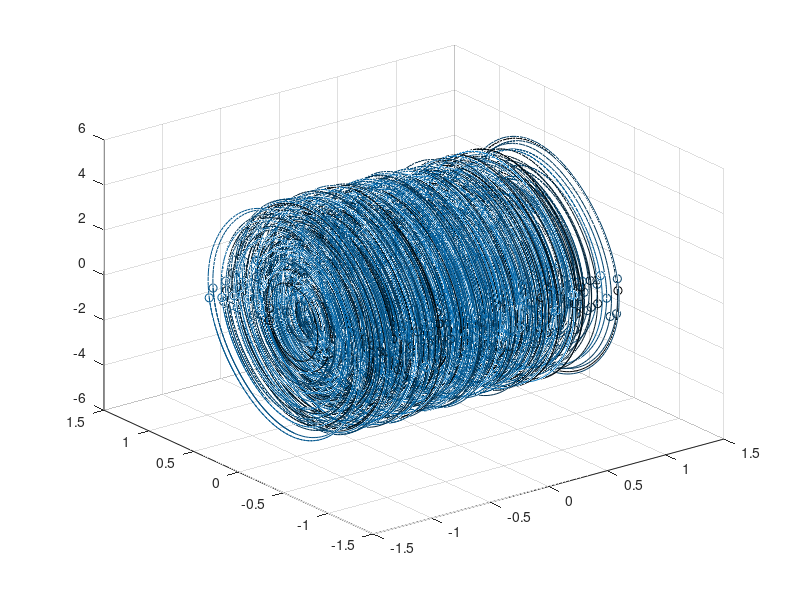

Write MATLAB code to recreate this figure. (Note: this script raises an error after producing the figure.)
% Conclusión interesante de estas pruebas:
%   En un principio había puesto T = 10, lo que hacía que las muestras
%   aparecieran las mismas varias veces (porque las trayectorias son
%   ciclicas viste). Era super obvio que estaba produciendo overfitting
%   porque las trayectorias emuladas por el simulador tendían a desviarse a
%   trayectorias existentes!!!!
%   Le cambíe la duración de las trayectorias y le subí la cantidad de
%   estas y mejoró rotundamente.

clear all, close all, clc

%simulate CART and POLE system
dt=0.01; T=2; t=0:dt:T;
m1 = 10; m2 = 5; L = 0.4; g = 9.8; M = m1 + m2;

cartPole = @(t,x)([ m2*L*cos(x(2))*x(3)/M                                 ;...
                    x(3)                                                ;...
                    -((((x(3)^2)/(2*M))*sin(2*x(2)))+(g/L)*sin(x(2)))       ]);

ode_options = odeset('RelTol',1e-10,'AbsTol',1e-11);

input=[]; output=[];
N = 1000;
for j=1:N     %training trajectories
    x0=2*(rand(3,1)-0.5);
    [t,y] = ode45(cartPole,t,x0);
    input=[input; y(1:end-1,:)];
    output=[output; y(2:end,:)];
    plot3(y(:,1),y(:,2),y(:,3), 'Color', [0 (0.447*(1-j/N)) (0.741*(1-j/N))]),hold on
    plot3(x0(1),x0(2),x0(3),'ro','Color',[0 (0.447*(1-j/N)) (0.741*(1-j/N))])
end

grid on

%% net 1
net = feedforwardnet([10 10 10]);
net.layers{1}.transferFcn = 'logsig';
net.layers{2}.transferFcn = 'poslin';
net.layers{3}.transferFcn = 'poslin';
net = train(net,input.',output.');

%%

for m = 1:1%0
    x0=[-0.680548068211824;0.924221955503563;0.897267592867270]
    %x0=2*(rand(3,1)-0.5);
    [t,y] = ode45(cartPole,t,x0);
    
    ynn(:,1) = x0;
    for k = 2:(length(t))
        ynn(:,k) = net(ynn(:,k-1));
    end
    
%        figure(2)
%        plot3(y(:,1),y(:,2),y(:,3)); hold on
%        plot3(ynn(1,:),ynn(2,:),ynn(3,:));
%        plot3(x0(1),x0(2),x0(3),'ro')
    
    for k = 1:length(ynn)
        figure(2)
        plot3(y(1:k,1),y(1:k,2),y(1:k,3)); hold on
        plot3(ynn(1,1:k),ynn(2,1:k),ynn(3,1:k));
        plot3(x0(1),x0(2),x0(3),'ro'); 
        plot3(y(k,1),y(k,2),y(k,3),'.','Color','#0072BD','MarkerSize',15);
        plot3(ynn(1,k),ynn(2,k),ynn(3,k),'.','Color','#D95319','MarkerSize',15);hold off
        pause(0.01)
    end
    
    
    figure(3)
    subplot(2,2,1), plot(t(1:end),y(1:end,1)), hold on, plot(t(1:end),ynn(1,:)')
    subplot(2,2,2), plot(t(1:end),y(1:end,2)), hold on, plot(t(1:end),ynn(2,:)')
    subplot(2,2,3), plot(t(1:end),y(1:end,3)), hold on, plot(t(1:end),ynn(3,:)')
    subplot(2,2,4), plot(t(1:end),sqrt((y(1:end,1)-ynn(1,:)').^2+(y(1:end,2)-ynn(2,:)').^2+(y(1:end,3)-ynn(3,:)').^2))
end

%% lets compare with previous nets that worked

input3 = input;
for i=1:length(input)
    input3(i,4) = input(i,1)^2;
    input3(i,5) = input(i,2)^2;
    input3(i,6) = input(i,3)^2;
    input3(i,7) = input(i,1)^3;
    input3(i,8) = input(i,2)^3;
    input3(i,9) = input(i,3)^3;
end

net2 = feedforwardnet([10 10 10]);
net2.layers{1}.transferFcn = 'logsig';
net2.layers{2}.transferFcn = 'radbas';
net2.layers{3}.transferFcn = 'purelin';
net2 = train(net2,input3.',output.');

%% lets see how that went

for m = 1:1%0
    %x0=[-0.004129892948569;-0.001569909852891;0.003517219784020]
    x0=2*(rand(3,1)-0.5);
    [t,y] = ode45(cartPole,t,x0);
    
    ynn(:,1) = x0;
    for k = 2:(length(t))
        ynn(:,k) = net2([ynn(:,k-1);ynn(1,k-1)^2;ynn(2,k-1)^2;ynn(3,k-1)^2;ynn(1,k-1)^3;ynn(2,k-1)^3;ynn(3,k-1)^3]);
    end
    
%        figure(2)
%        plot3(y(:,1),y(:,2),y(:,3)); hold on
%        plot3(ynn(1,:),ynn(2,:),ynn(3,:));
%        plot3(x0(1),x0(2),x0(3),'ro')
    
    for k = 1:length(ynn)
        figure(4)
        plot3(y(1:k,1),y(1:k,2),y(1:k,3)); hold on
        plot3(ynn(1,1:k),ynn(2,1:k),ynn(3,1:k));
        plot3(x0(1),x0(2),x0(3),'ro'); 
        plot3(y(k,1),y(k,2),y(k,3),'.','Color','#0072BD','MarkerSize',15);
        plot3(ynn(1,k),ynn(2,k),ynn(3,k),'.','Color','#D95319','MarkerSize',15);hold off
        pause(0.01)
    end
    
    
    figure(5)
    subplot(2,2,1), plot(t(1:end),y(1:end,1)), hold on, plot(t(1:end),ynn(1,:)')
    subplot(2,2,2), plot(t(1:end),y(1:end,2)), hold on, plot(t(1:end),ynn(2,:)')
    subplot(2,2,3), plot(t(1:end),y(1:end,3)), hold on, plot(t(1:end),ynn(3,:)')
    subplot(2,2,4), plot(t(1:end),sqrt((y(1:end,1)-ynn(1,:)').^2+(y(1:end,2)-ynn(2,:)').^2+(y(1:end,3)-ynn(3,:)').^2))
end

%% lets compare for real tho

input3 = input;
for i=1:length(input)
    input3(i,4) = input(i,1)^2;
    input3(i,5) = input(i,2)^2;
    input3(i,6) = input(i,3)^2;
    input3(i,7) = input(i,1)^3;
    input3(i,8) = input(i,2)^3;
    input3(i,9) = input(i,3)^3;
end

net3 = feedforwardnet([10 10 10]);
net3.layers{1}.transferFcn = 'logsig';
net3.layers{2}.transferFcn = 'poslin';
net3.layers{3}.transferFcn = 'poslin';
net3 = train(net3,input3.',output.');

%% and now lets see how that went

for m = 1:1%0
    %x0=[-0.004129892948569;-0.001569909852891;0.003517219784020]
    x0=2*(rand(3,1)-0.5);
    [t,y] = ode45(cartPole,t,x0);
    
    ynn(:,1) = x0;
    for k = 2:(length(t))
        ynn(:,k) = net3([ynn(:,k-1);ynn(1,k-1)^2;ynn(2,k-1)^2;ynn(3,k-1)^2;ynn(1,k-1)^3;ynn(2,k-1)^3;ynn(3,k-1)^3]);
    end
    
%        figure(2)
%        plot3(y(:,1),y(:,2),y(:,3)); hold on
%        plot3(ynn(1,:),ynn(2,:),ynn(3,:));
%        plot3(x0(1),x0(2),x0(3),'ro')
    
    for k = 1:length(ynn)
        figure(4)
        plot3(y(1:k,1),y(1:k,2),y(1:k,3)); hold on
        plot3(ynn(1,1:k),ynn(2,1:k),ynn(3,1:k));
        plot3(x0(1),x0(2),x0(3),'ro'); 
        plot3(y(k,1),y(k,2),y(k,3),'.','Color','#0072BD','MarkerSize',15);
        plot3(ynn(1,k),ynn(2,k),ynn(3,k),'.','Color','#D95319','MarkerSize',15);hold off
        pause(0.01)
    end
    
    
    figure(5)
    subplot(2,2,1), plot(t(1:end),y(1:end,1)), hold on, plot(t(1:end),ynn(1,:)')
    subplot(2,2,2), plot(t(1:end),y(1:end,2)), hold on, plot(t(1:end),ynn(2,:)')
    subplot(2,2,3), plot(t(1:end),y(1:end,3)), hold on, plot(t(1:end),ynn(3,:)')
    subplot(2,2,4), plot(t(1:end),sqrt((y(1:end,1)-ynn(1,:)').^2+(y(1:end,2)-ynn(2,:)').^2+(y(1:end,3)-ynn(3,:)').^2))
end

%% i had a thought... what if i did a really complex linear regression

input3 = input;
for i=1:length(input)
    input3(i,4) = input(i,1)^2;
    input3(i,5) = input(i,2)^2;
    input3(i,6) = input(i,3)^2;
    input3(i,7) = input(i,1)^3;
    input3(i,8) = input(i,2)^3;
    input3(i,9) = input(i,3)^3;
end

net4 = feedforwardnet([10 10 10]);
net4.layers{1}.transferFcn = 'purelin';
net4.layers{2}.transferFcn = 'purelin';
net4.layers{3}.transferFcn = 'purelin';
net4 = train(net4,input3.',output.');

%% and now lets see how that went

for m = 1:1%0
    %x0=[-0.004129892948569;-0.001569909852891;0.003517219784020]
    x0=2*(rand(3,1)-0.5);
    [t,y] = ode45(cartPole,t,x0);
    
    ynn(:,1) = x0;
    for k = 2:(length(t))
        ynn(:,k) = net4([ynn(:,k-1);ynn(1,k-1)^2;ynn(2,k-1)^2;ynn(3,k-1)^2;ynn(1,k-1)^3;ynn(2,k-1)^3;ynn(3,k-1)^3]);
    end
    
%        figure(2)
%        plot3(y(:,1),y(:,2),y(:,3)); hold on
%        plot3(ynn(1,:),ynn(2,:),ynn(3,:));
%        plot3(x0(1),x0(2),x0(3),'ro')
    
    for k = 1:length(ynn)
        figure(4)
        plot3(y(1:k,1),y(1:k,2),y(1:k,3)); hold on
        plot3(ynn(1,1:k),ynn(2,1:k),ynn(3,1:k));
        plot3(x0(1),x0(2),x0(3),'ro'); 
        plot3(y(k,1),y(k,2),y(k,3),'.','Color','#0072BD','MarkerSize',15);
        plot3(ynn(1,k),ynn(2,k),ynn(3,k),'.','Color','#D95319','MarkerSize',15);hold off
        pause(0.01)
    end
    
    
    figure(5)
    subplot(2,2,1), plot(t(1:end),y(1:end,1)), hold on, plot(t(1:end),ynn(1,:)')
    subplot(2,2,2), plot(t(1:end),y(1:end,2)), hold on, plot(t(1:end),ynn(2,:)')
    subplot(2,2,3), plot(t(1:end),y(1:end,3)), hold on, plot(t(1:end),ynn(3,:)')
    subplot(2,2,4), plot(t(1:end),sqrt((y(1:end,1)-ynn(1,:)').^2+(y(1:end,2)-ynn(2,:)').^2+(y(1:end,3)-ynn(3,:)').^2))
end

%% let me try something insane

input3 = input;
for i=1:length(input)
    input3(i,4) = input(i,1)^2;
    input3(i,5) = input(i,2)^2;
    input3(i,6) = input(i,3)^2;
    input3(i,7) = input(i,1)^3;
    input3(i,8) = input(i,2)^3;
    input3(i,9) = input(i,3)^3;
end

net5 = feedforwardnet([20 20 20]);
net5.layers{1}.transferFcn = 'poslin';
net5.layers{2}.transferFcn = 'poslin';
net5.layers{3}.transferFcn = 'poslin';
net5 = train(net5,input3.',output.');

%% and now lets see how that went

for m = 1:1%0
    %x0=[-0.004129892948569;-0.001569909852891;0.003517219784020]
    x0=2*(rand(3,1)-0.5);
    [t,y] = ode45(cartPole,t,x0);
    
    ynn(:,1) = x0;
    for k = 2:(length(t))
        ynn(:,k) = net5([ynn(:,k-1);ynn(1,k-1)^2;ynn(2,k-1)^2;ynn(3,k-1)^2;ynn(1,k-1)^3;ynn(2,k-1)^3;ynn(3,k-1)^3]);
    end
    
%        figure(2)
%        plot3(y(:,1),y(:,2),y(:,3)); hold on
%        plot3(ynn(1,:),ynn(2,:),ynn(3,:));
%        plot3(x0(1),x0(2),x0(3),'ro')
    
    for k = 1:length(ynn)
        figure(4)
        plot3(y(1:k,1),y(1:k,2),y(1:k,3)); hold on
        plot3(ynn(1,1:k),ynn(2,1:k),ynn(3,1:k));
        plot3(x0(1),x0(2),x0(3),'ro'); 
        plot3(y(k,1),y(k,2),y(k,3),'.','Color','#0072BD','MarkerSize',15);
        plot3(ynn(1,k),ynn(2,k),ynn(3,k),'.','Color','#D95319','MarkerSize',15);hold off
        pause(0.01)
    end
    
    
    figure(5)
    subplot(2,2,1), plot(t(1:end),y(1:end,1)), hold on, plot(t(1:end),ynn(1,:)')
    subplot(2,2,2), plot(t(1:end),y(1:end,2)), hold on, plot(t(1:end),ynn(2,:)')
    subplot(2,2,3), plot(t(1:end),y(1:end,3)), hold on, plot(t(1:end),ynn(3,:)')
    subplot(2,2,4), plot(t(1:end),sqrt((y(1:end,1)-ynn(1,:)').^2+(y(1:end,2)-ynn(2,:)').^2+(y(1:end,3)-ynn(3,:)').^2))
end